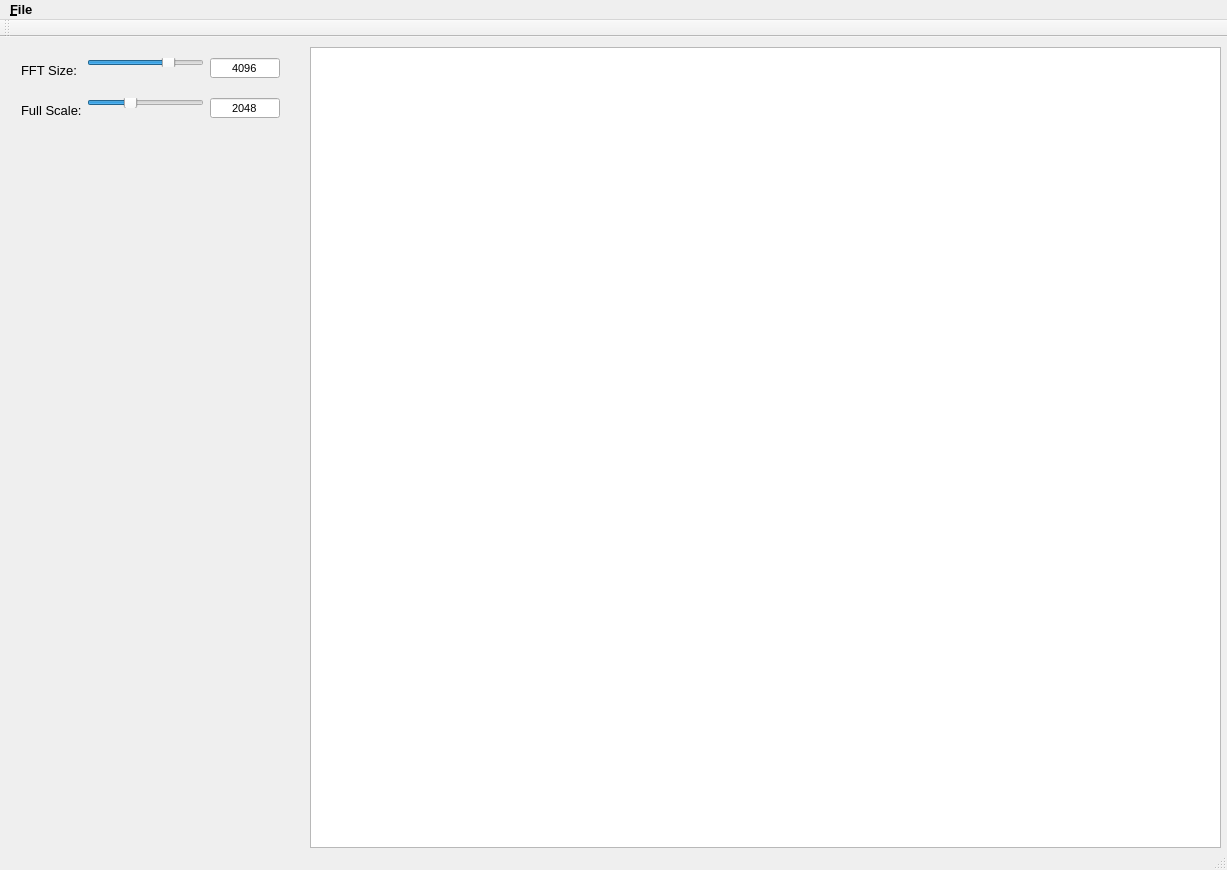
<?xml version="1.0" encoding="UTF-8"?>
<ui version="4.0">
 <class>spectrum_viewer</class>
 <widget class="QMainWindow" name="spectrum_viewer">
  <property name="windowModality">
   <enum>Qt::NonModal</enum>
  </property>
  <property name="geometry">
   <rect>
    <x>0</x>
    <y>0</y>
    <width>1227</width>
    <height>870</height>
   </rect>
  </property>
  <property name="sizePolicy">
   <sizepolicy hsizetype="Expanding" vsizetype="Maximum">
    <horstretch>0</horstretch>
    <verstretch>0</verstretch>
   </sizepolicy>
  </property>
  <property name="minimumSize">
   <size>
    <width>640</width>
    <height>800</height>
   </size>
  </property>
  <property name="maximumSize">
   <size>
    <width>100000</width>
    <height>10000</height>
   </size>
  </property>
  <property name="font">
   <font>
    <pointsize>8</pointsize>
    <weight>50</weight>
    <bold>false</bold>
   </font>
  </property>
  <property name="windowTitle">
   <string>Spectrum Viewer</string>
  </property>
  <widget class="QWidget" name="centralWidget">
   <widget class="QWidget" name="horizontalLayoutWidget">
    <property name="geometry">
     <rect>
      <x>10</x>
      <y>10</y>
      <width>281</width>
      <height>31</height>
     </rect>
    </property>
    <layout class="QHBoxLayout" name="horizontalLayout">
     <item>
      <widget class="QLabel" name="label">
       <property name="sizePolicy">
        <sizepolicy hsizetype="Fixed" vsizetype="Preferred">
         <horstretch>0</horstretch>
         <verstretch>0</verstretch>
        </sizepolicy>
       </property>
       <property name="minimumSize">
        <size>
         <width>60</width>
         <height>25</height>
        </size>
       </property>
       <property name="maximumSize">
        <size>
         <width>60</width>
         <height>25</height>
        </size>
       </property>
       <property name="font">
        <font>
         <pointsize>10</pointsize>
         <weight>50</weight>
         <bold>false</bold>
        </font>
       </property>
       <property name="text">
        <string>FFT Size:</string>
       </property>
      </widget>
     </item>
     <item>
      <widget class="QSlider" name="fft_size_slider">
       <property name="minimum">
        <number>4</number>
       </property>
       <property name="maximum">
        <number>15</number>
       </property>
       <property name="pageStep">
        <number>1</number>
       </property>
       <property name="value">
        <number>12</number>
       </property>
       <property name="orientation">
        <enum>Qt::Horizontal</enum>
       </property>
      </widget>
     </item>
     <item>
      <widget class="QLineEdit" name="fft_size_le">
       <property name="sizePolicy">
        <sizepolicy hsizetype="Fixed" vsizetype="Fixed">
         <horstretch>0</horstretch>
         <verstretch>0</verstretch>
        </sizepolicy>
       </property>
       <property name="minimumSize">
        <size>
         <width>70</width>
         <height>20</height>
        </size>
       </property>
       <property name="maximumSize">
        <size>
         <width>70</width>
         <height>20</height>
        </size>
       </property>
       <property name="text">
        <string>4096</string>
       </property>
       <property name="alignment">
        <set>Qt::AlignCenter</set>
       </property>
       <property name="readOnly">
        <bool>true</bool>
       </property>
      </widget>
     </item>
    </layout>
   </widget>
   <widget class="QWidget" name="horizontalLayoutWidget_2">
    <property name="geometry">
     <rect>
      <x>10</x>
      <y>50</y>
      <width>281</width>
      <height>32</height>
     </rect>
    </property>
    <layout class="QHBoxLayout" name="horizontalLayout_2">
     <item>
      <widget class="QLabel" name="label_2">
       <property name="sizePolicy">
        <sizepolicy hsizetype="Fixed" vsizetype="Preferred">
         <horstretch>0</horstretch>
         <verstretch>0</verstretch>
        </sizepolicy>
       </property>
       <property name="minimumSize">
        <size>
         <width>60</width>
         <height>25</height>
        </size>
       </property>
       <property name="maximumSize">
        <size>
         <width>60</width>
         <height>25</height>
        </size>
       </property>
       <property name="font">
        <font>
         <pointsize>10</pointsize>
         <weight>50</weight>
         <bold>false</bold>
        </font>
       </property>
       <property name="text">
        <string>Full Scale:</string>
       </property>
      </widget>
     </item>
     <item>
      <widget class="QSlider" name="full_scale_slider">
       <property name="maximum">
        <number>31</number>
       </property>
       <property name="pageStep">
        <number>1</number>
       </property>
       <property name="value">
        <number>11</number>
       </property>
       <property name="orientation">
        <enum>Qt::Horizontal</enum>
       </property>
      </widget>
     </item>
     <item>
      <widget class="QLineEdit" name="full_scale_le">
       <property name="sizePolicy">
        <sizepolicy hsizetype="Fixed" vsizetype="Fixed">
         <horstretch>0</horstretch>
         <verstretch>0</verstretch>
        </sizepolicy>
       </property>
       <property name="minimumSize">
        <size>
         <width>70</width>
         <height>20</height>
        </size>
       </property>
       <property name="maximumSize">
        <size>
         <width>70</width>
         <height>20</height>
        </size>
       </property>
       <property name="text">
        <string>2048</string>
       </property>
       <property name="alignment">
        <set>Qt::AlignCenter</set>
       </property>
       <property name="readOnly">
        <bool>true</bool>
       </property>
      </widget>
     </item>
    </layout>
   </widget>
   <widget class="QGraphicsView" name="spectrum_view">
    <property name="geometry">
     <rect>
      <x>310</x>
      <y>10</y>
      <width>911</width>
      <height>801</height>
     </rect>
    </property>
   </widget>
  </widget>
  <widget class="QMenuBar" name="menuBar">
   <property name="geometry">
    <rect>
     <x>0</x>
     <y>0</y>
     <width>1227</width>
     <height>23</height>
    </rect>
   </property>
   <property name="font">
    <font>
     <pointsize>10</pointsize>
     <weight>75</weight>
     <bold>true</bold>
    </font>
   </property>
   <widget class="QMenu" name="menu_File">
    <property name="font">
     <font>
      <pointsize>9</pointsize>
      <weight>75</weight>
      <bold>true</bold>
     </font>
    </property>
    <property name="title">
     <string>&amp;File </string>
    </property>
    <addaction name="actionOpen_File"/>
   </widget>
   <addaction name="menu_File"/>
  </widget>
  <widget class="QToolBar" name="mainToolBar">
   <attribute name="toolBarArea">
    <enum>TopToolBarArea</enum>
   </attribute>
   <attribute name="toolBarBreak">
    <bool>false</bool>
   </attribute>
  </widget>
  <widget class="QStatusBar" name="statusBar"/>
  <action name="action_Binary_Settings">
   <property name="text">
    <string>&amp;Binary Settings</string>
   </property>
  </action>
  <action name="action_Image_Directory_Location">
   <property name="text">
    <string>&amp;Select Image Directory</string>
   </property>
   <property name="iconText">
    <string>Select Image Directory</string>
   </property>
   <property name="toolTip">
    <string>Select Image Directory</string>
   </property>
  </action>
  <action name="action_Search_Settings">
   <property name="text">
    <string>Search Settings</string>
   </property>
  </action>
  <action name="actionOpen_File">
   <property name="text">
    <string>Open File</string>
   </property>
  </action>
 </widget>
 <layoutdefault spacing="6" margin="11"/>
 <resources/>
 <connections/>
</ui>
